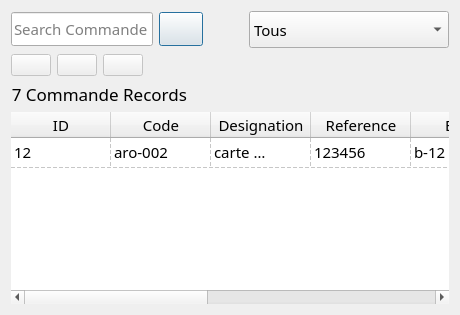
            <widget class="QWidget" name="CommandePage">
             <layout class="QVBoxLayout" name="verticalLayout_3">
              <item>
               <widget class="QFrame" name="searchFrame_4">
                <property name="frameShape">
                 <enum>QFrame::NoFrame</enum>
                </property>
                <property name="frameShadow">
                 <enum>QFrame::Raised</enum>
                </property>
                <layout class="QHBoxLayout" name="horizontalLayout_12">
                 <property name="leftMargin">
                  <number>0</number>
                 </property>
                 <property name="topMargin">
                  <number>0</number>
                 </property>
                 <property name="rightMargin">
                  <number>0</number>
                 </property>
                 <property name="bottomMargin">
                  <number>0</number>
                 </property>
                 <item>
                  <widget class="QLineEdit" name="lineEditSearchCommand">
                   <property name="minimumSize">
                    <size>
                     <width>0</width>
                     <height>34</height>
                    </size>
                   </property>
                   <property name="font">
                    <font>
                     <family>Monaco</family>
                     <pointsize>11</pointsize>
                     <weight>50</weight>
                     <italic>false</italic>
                     <bold>false</bold>
                    </font>
                   </property>
                   <property name="styleSheet">
                    <string notr="true">p</string>
                   </property>
                   <property name="placeholderText">
                    <string>Search Commande</string>
                   </property>
                   <property name="cursorMoveStyle">
                    <enum>Qt::LogicalMoveStyle</enum>
                   </property>
                   <property name="clearButtonEnabled">
                    <bool>true</bool>
                   </property>
                  </widget>
                 </item>
                 <item>
                  <widget class="QPushButton" name="btnSearchCommand">
                   <property name="sizePolicy">
                    <sizepolicy hsizetype="Fixed" vsizetype="Fixed">
                     <horstretch>0</horstretch>
                     <verstretch>0</verstretch>
                    </sizepolicy>
                   </property>
                   <property name="minimumSize">
                    <size>
                     <width>44</width>
                     <height>34</height>
                    </size>
                   </property>
                   <property name="font">
                    <font>
                     <family>Monaco</family>
                     <pointsize>11</pointsize>
                     <weight>50</weight>
                     <italic>false</italic>
                     <bold>false</bold>
                    </font>
                   </property>
                   <property name="layoutDirection">
                    <enum>Qt::LeftToRight</enum>
                   </property>
                   <property name="autoFillBackground">
                    <bool>false</bool>
                   </property>
                   <property name="text">
                    <string/>
                   </property>
                   <property name="icon">
                    <iconset resource="../resource.qrc">
                     <normaloff>:/icons/icons/magnifier.png</normaloff>:/icons/icons/magnifier.png</iconset>
                   </property>
                   <property name="iconSize">
                    <size>
                     <width>20</width>
                     <height>20</height>
                    </size>
                   </property>
                   <property name="autoDefault">
                    <bool>false</bool>
                   </property>
                   <property name="default">
                    <bool>true</bool>
                   </property>
                  </widget>
                 </item>
                 <item>
                  <spacer name="horizontalSpacer_10">
                   <property name="orientation">
                    <enum>Qt::Horizontal</enum>
                   </property>
                   <property name="sizeHint" stdset="0">
                    <size>
                     <width>40</width>
                     <height>20</height>
                    </size>
                   </property>
                  </spacer>
                 </item>
                 <item>
                  <widget class="QComboBox" name="cbBoxCommandStatus">
                   <property name="minimumSize">
                    <size>
                     <width>200</width>
                     <height>37</height>
                    </size>
                   </property>
                   <property name="font">
                    <font>
                     <family>Monaco</family>
                     <pointsize>11</pointsize>
                     <weight>50</weight>
                     <italic>false</italic>
                     <bold>false</bold>
                    </font>
                   </property>
                   <property name="editable">
                    <bool>false</bool>
                   </property>
                   <property name="currentText">
                    <string>Tous</string>
                   </property>
                   <item>
                    <property name="text">
                     <string>Tous</string>
                    </property>
                   </item>
                   <item>
                    <property name="text">
                     <string>Active</string>
                    </property>
                   </item>
                   <item>
                    <property name="text">
                     <string>Not Active</string>
                    </property>
                   </item>
                  </widget>
                 </item>
                </layout>
               </widget>
              </item>
              <item>
               <widget class="QWidget" name="mainTableWidget_3" native="true">
                <property name="sizePolicy">
                 <sizepolicy hsizetype="Expanding" vsizetype="Expanding">
                  <horstretch>0</horstretch>
                  <verstretch>0</verstretch>
                 </sizepolicy>
                </property>
                <layout class="QVBoxLayout" name="verticalLayout_13" stretch="0,0,0">
                 <property name="sizeConstraint">
                  <enum>QLayout::SetDefaultConstraint</enum>
                 </property>
                 <property name="leftMargin">
                  <number>0</number>
                 </property>
                 <property name="topMargin">
                  <number>0</number>
                 </property>
                 <property name="rightMargin">
                  <number>0</number>
                 </property>
                 <property name="bottomMargin">
                  <number>0</number>
                 </property>
                 <item>
                  <widget class="QFrame" name="usersToolBarFrame_2">
                   <layout class="QHBoxLayout" name="horizontalLayout_14">
                    <property name="leftMargin">
                     <number>0</number>
                    </property>
                    <property name="topMargin">
                     <number>0</number>
                    </property>
                    <property name="rightMargin">
                     <number>0</number>
                    </property>
                    <property name="bottomMargin">
                     <number>0</number>
                    </property>
                    <item>
                     <widget class="QPushButton" name="editCommandBtn">
                      <property name="enabled">
                       <bool>false</bool>
                      </property>
                      <property name="toolTip">
                       <string>Modifier l'Article</string>
                      </property>
                      <property name="text">
                       <string/>
                      </property>
                      <property name="icon">
                       <iconset resource="../resource.qrc">
                        <normaloff>:/icons/icons/clipboard--pencil.png</normaloff>:/icons/icons/clipboard--pencil.png</iconset>
                      </property>
                      <property name="iconSize">
                       <size>
                        <width>25</width>
                        <height>25</height>
                       </size>
                      </property>
                     </widget>
                    </item>
                    <item>
                     <widget class="QPushButton" name="delCommandBtn">
                      <property name="enabled">
                       <bool>false</bool>
                      </property>
                      <property name="toolTip">
                       <string>Suprimer l'Article</string>
                      </property>
                      <property name="text">
                       <string/>
                      </property>
                      <property name="icon">
                       <iconset resource="../resource.qrc">
                        <normaloff>:/icons/icons/scissors--minus.png</normaloff>:/icons/icons/scissors--minus.png</iconset>
                      </property>
                      <property name="iconSize">
                       <size>
                        <width>25</width>
                        <height>25</height>
                       </size>
                      </property>
                     </widget>
                    </item>
                    <item>
                     <widget class="QPushButton" name="activeCommandBtn">
                      <property name="enabled">
                       <bool>false</bool>
                      </property>
                      <property name="toolTip">
                       <string>Activé la Commande</string>
                      </property>
                      <property name="text">
                       <string/>
                      </property>
                      <property name="iconSize">
                       <size>
                        <width>25</width>
                        <height>25</height>
                       </size>
                      </property>
                     </widget>
                    </item>
                    <item>
                     <spacer name="horizontalSpacer_12">
                      <property name="orientation">
                       <enum>Qt::Horizontal</enum>
                      </property>
                      <property name="sizeHint" stdset="0">
                       <size>
                        <width>40</width>
                        <height>20</height>
                       </size>
                      </property>
                     </spacer>
                    </item>
                   </layout>
                  </widget>
                 </item>
                 <item>
                  <widget class="QFrame" name="frame_5">
                   <property name="frameShape">
                    <enum>QFrame::NoFrame</enum>
                   </property>
                   <property name="frameShadow">
                    <enum>QFrame::Raised</enum>
                   </property>
                   <layout class="QHBoxLayout" name="horizontalLayout_15">
                    <property name="leftMargin">
                     <number>0</number>
                    </property>
                    <property name="topMargin">
                     <number>0</number>
                    </property>
                    <property name="rightMargin">
                     <number>0</number>
                    </property>
                    <property name="bottomMargin">
                     <number>0</number>
                    </property>
                    <item>
                     <widget class="QLabel" name="labelCommandCount">
                      <property name="minimumSize">
                       <size>
                        <width>0</width>
                        <height>0</height>
                       </size>
                      </property>
                      <property name="font">
                       <font>
                        <family>Monaco</family>
                        <pointsize>13</pointsize>
                        <weight>50</weight>
                        <italic>false</italic>
                        <bold>false</bold>
                       </font>
                      </property>
                      <property name="styleSheet">
                       <string notr="true"/>
                      </property>
                      <property name="text">
                       <string>7 Commande Records</string>
                      </property>
                      <property name="alignment">
                       <set>Qt::AlignRight|Qt::AlignTrailing|Qt::AlignVCenter</set>
                      </property>
                      <property name="indent">
                       <number>5</number>
                      </property>
                     </widget>
                    </item>
                    <item>
                     <spacer name="horizontalSpacer_13">
                      <property name="orientation">
                       <enum>Qt::Horizontal</enum>
                      </property>
                      <property name="sizeHint" stdset="0">
                       <size>
                        <width>40</width>
                        <height>20</height>
                       </size>
                      </property>
                     </spacer>
                    </item>
                   </layout>
                  </widget>
                 </item>
                 <item>
                  <widget class="QTableWidget" name="tableWidgetCommand">
                   <property name="minimumSize">
                    <size>
                     <width>0</width>
                     <height>0</height>
                    </size>
                   </property>
                   <property name="font">
                    <font>
                     <family>Monaco</family>
                     <pointsize>11</pointsize>
                     <weight>50</weight>
                     <italic>false</italic>
                     <bold>false</bold>
                    </font>
                   </property>
                   <property name="frameShape">
                    <enum>QFrame::NoFrame</enum>
                   </property>
                   <property name="editTriggers">
                    <set>QAbstractItemView::NoEditTriggers</set>
                   </property>
                   <property name="alternatingRowColors">
                    <bool>false</bool>
                   </property>
                   <property name="selectionBehavior">
                    <enum>QAbstractItemView::SelectRows</enum>
                   </property>
                   <property name="gridStyle">
                    <enum>Qt::DashLine</enum>
                   </property>
                   <property name="sortingEnabled">
                    <bool>true</bool>
                   </property>
                   <property name="columnCount">
                    <number>9</number>
                   </property>
                   <attribute name="horizontalHeaderVisible">
                    <bool>true</bool>
                   </attribute>
                   <attribute name="horizontalHeaderCascadingSectionResizes">
                    <bool>false</bool>
                   </attribute>
                   <attribute name="horizontalHeaderShowSortIndicator" stdset="0">
                    <bool>false</bool>
                   </attribute>
                   <attribute name="horizontalHeaderStretchLastSection">
                    <bool>true</bool>
                   </attribute>
                   <attribute name="verticalHeaderVisible">
                    <bool>false</bool>
                   </attribute>
                   <row>
                    <property name="text">
                     <string>New Row</string>
                    </property>
                   </row>
                   <column>
                    <property name="text">
                     <string>ID</string>
                    </property>
                   </column>
                   <column>
                    <property name="text">
                     <string>Code</string>
                    </property>
                    <property name="font">
                     <font>
                      <family>Monaco</family>
                      <weight>50</weight>
                      <bold>false</bold>
                     </font>
                    </property>
                   </column>
                   <column>
                    <property name="text">
                     <string>Designation</string>
                    </property>
                   </column>
                   <column>
                    <property name="text">
                     <string>Reference</string>
                    </property>
                   </column>
                   <column>
                    <property name="text">
                     <string>Emp</string>
                    </property>
                   </column>
                   <column>
                    <property name="text">
                     <string>U-M</string>
                    </property>
                   </column>
                   <column>
                    <property name="text">
                     <string>Qte</string>
                    </property>
                    <property name="textAlignment">
                     <set>AlignLeading|AlignVCenter</set>
                    </property>
                   </column>
                   <column>
                    <property name="text">
                     <string>Prix</string>
                    </property>
                    <property name="textAlignment">
                     <set>AlignLeading|AlignVCenter</set>
                    </property>
                   </column>
                   <column>
                    <property name="text">
                     <string>Valeur</string>
                    </property>
                   </column>
                   <item row="0" column="0">
                    <property name="text">
                     <string>12</string>
                    </property>
                   </item>
                   <item row="0" column="1">
                    <property name="text">
                     <string>aro-002</string>
                    </property>
                   </item>
                   <item row="0" column="2">
                    <property name="text">
                     <string>carte electronique</string>
                    </property>
                   </item>
                   <item row="0" column="3">
                    <property name="text">
                     <string>123456</string>
                    </property>
                   </item>
                   <item row="0" column="4">
                    <property name="text">
                     <string>b-12</string>
                    </property>
                   </item>
                   <item row="0" column="5">
                    <property name="text">
                     <string>pcs</string>
                    </property>
                   </item>
                   <item row="0" column="6">
                    <property name="text">
                     <string>10</string>
                    </property>
                   </item>
                   <item row="0" column="7">
                    <property name="text">
                     <string>1500</string>
                    </property>
                   </item>
                   <item row="0" column="8">
                    <property name="text">
                     <string>15000</string>
                    </property>
                   </item>
                  </widget>
                 </item>
                </layout>
               </widget>
              </item>
             </layout>
            </widget>
